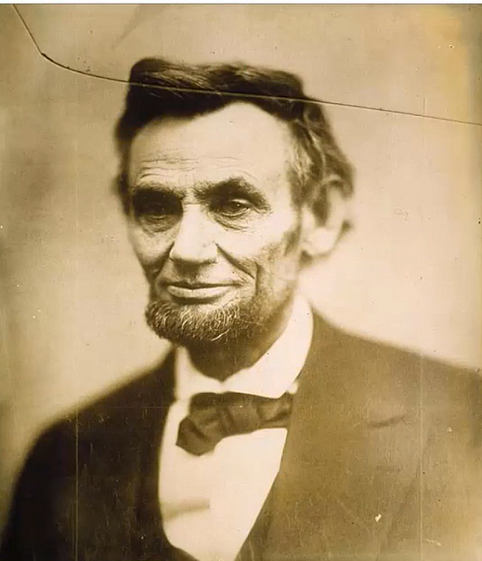
#> input picture image1.png, 482 x 561 px
$ python RestorationScript.py
#> lines starting #> are read from the running program, lines starting #| are printed output that depends on the picture; after the words box and inside, x2 and y2 are one past the last pixel; in counts of white or black regions, pixels touching at a corner belong together; pictures that were not available may be replaced by others from this repository, and a replacement may not be noted
import cv2
import numpy as np

image = cv2.imread("image1.png")
#> image is the input picture: shape (561, 482, 3); mean B, G, R 111.2, 149.4, 173.5
cv2.imshow("ORIGINAL_IMAGE", image)
cv2.waitKey(0)

## GrayScale Conversion
gray = cv2.imread("imagge1.jpg", 0)
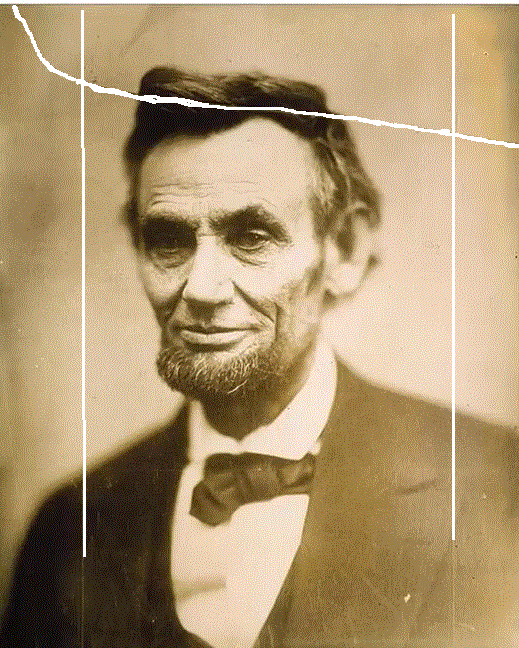
#> input picture imagge1.png, 519 x 648 px, given in place of imagge1.jpg, which was not available
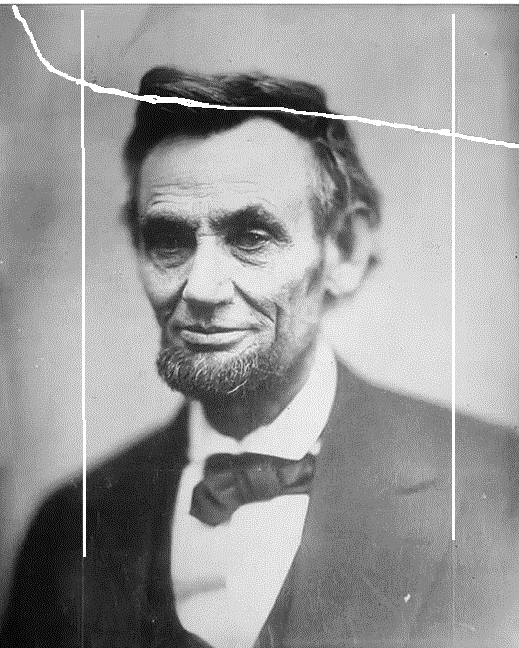
#> gray: shape (648, 519); min 0, max 255, mean 154

# now maskin the image
# converting all the coloours to black
# except those in white
ret, thresh1 = cv2.threshold(gray, 254, 255, cv2.THRESH_BINARY)
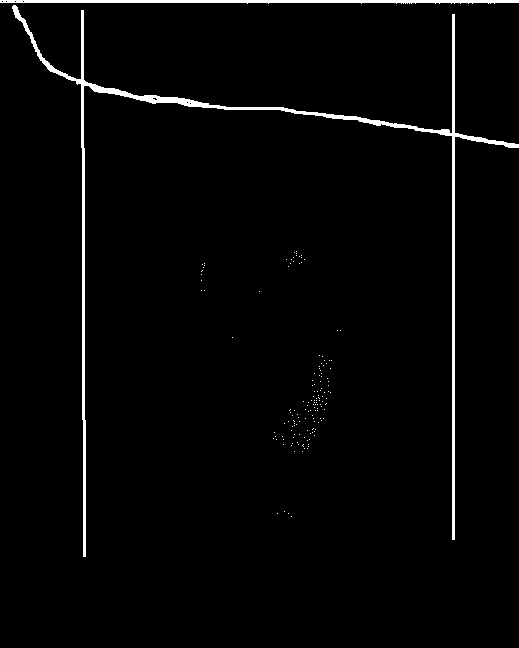
#> thresh1: shape (648, 519); 2.2% white; 149 white regions (147 under 20 px), largest, box (x1, y1, x2, y2) and area: (12, 5, 519, 557) 5595, (0, 0, 519, 4) 1574

## Making the marks thicker ...
# By dialting
kernel = np.ones((7,7), np.uint8)
mask = cv2.dilate(thresh1, kernel, iterations = 1)
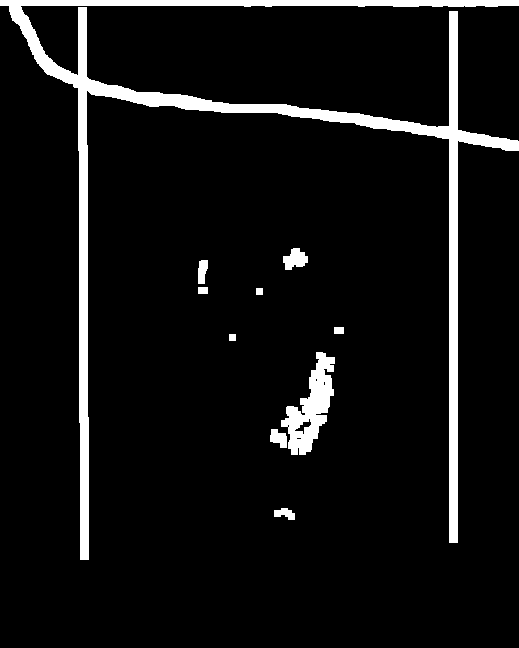
#> mask: shape (648, 519); 6.8% white; 10 white regions, largest, box (x1, y1, x2, y2) and area: (0, 0, 519, 560) 19070, (281, 352, 335, 455) 2547, (283, 248, 308, 270) 362
cv2.imwrite("masked_image1.png", mask)

#> (the run stopped early here; a loop or call above may not have finished)
